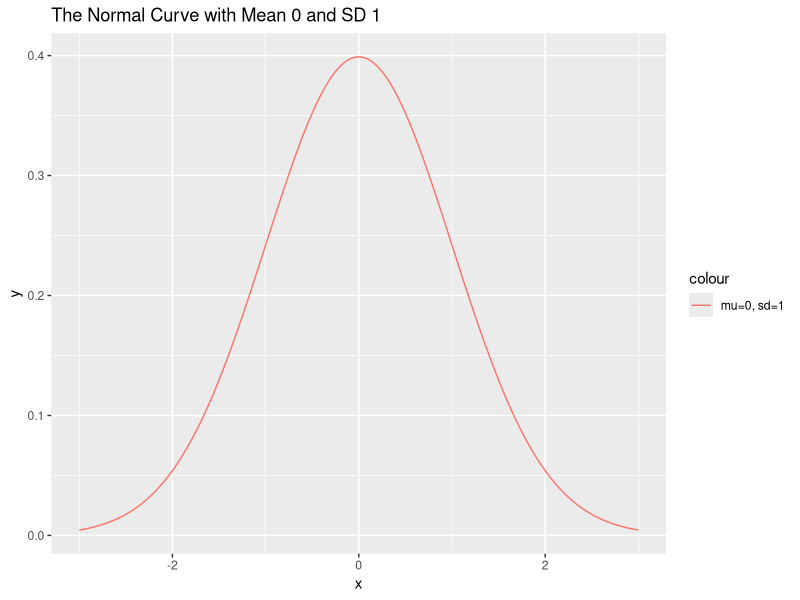
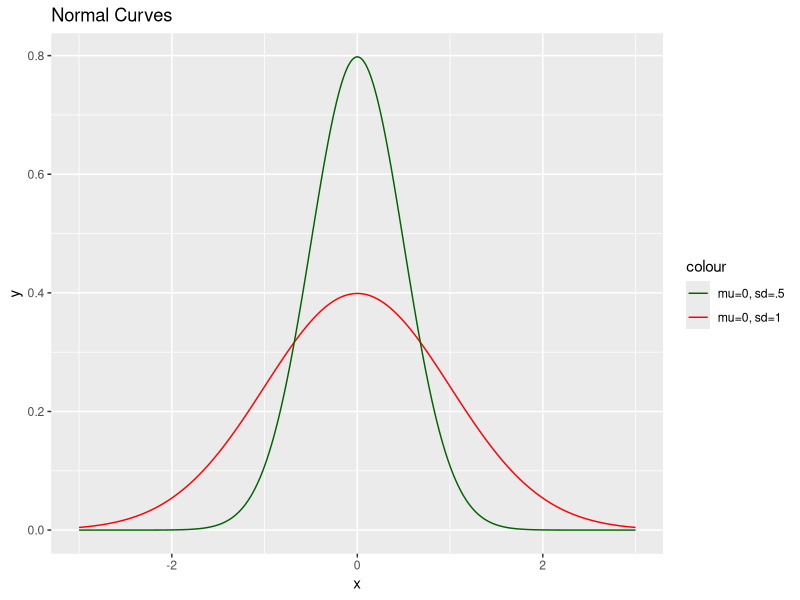
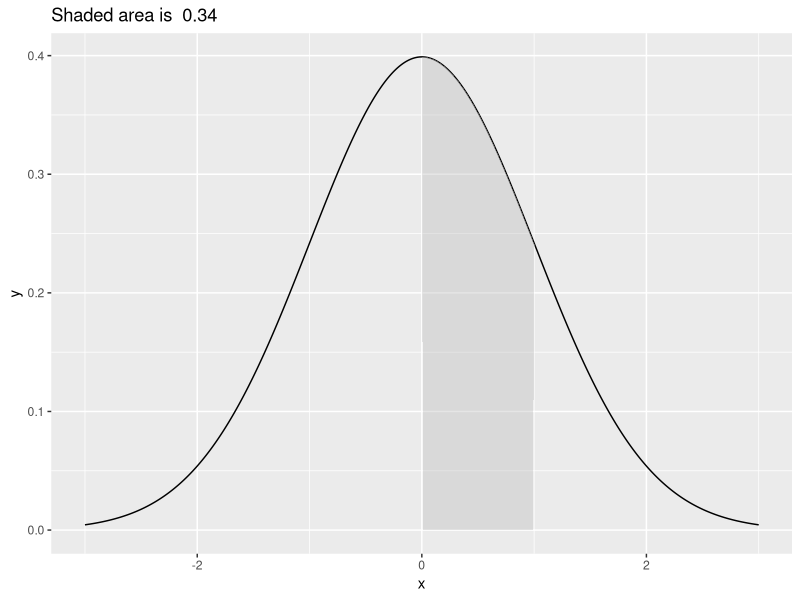

Reproduce these figures in R, in order.
## ---- chunk 1
library(tidyverse)
## ---- chunk 2
normal <- tibble(x = seq(-3, 3, .01), y = dnorm(x, 0, 1), y2 = dnorm(x, 0, .5))
plt <- ggplot(data = normal) +
    geom_line(aes(x = x, y = y, color = "mu=0, sd=1")) +
    labs(title = "The Normal Curve with Mean 0 and SD 1")
plt
## ---- chunk 3
normal |> mutate(y2 = dnorm(`x`, 0, .5))
plt <- plt + geom_line(aes(x = x, y = y2, color = "mu=0, sd=.5")) +  
       scale_color_manual(
            values = c("mu=0, sd=1" = "red", "mu=0, sd=.5" = "darkgreen")
        ) + 
        labs(title = "Normal Curves")
plt
## ---- chunk 4
area <- pnorm(1) - pnorm(0)
plt <- ggplot(data = normal) +
    geom_line(aes(x = x, y = y)) +
    geom_ribbon(
        aes(x = x, ymin = ifelse(x > 0 & x < 1, 0, y), ymax = y),
        fill = "gray",
        alpha = .4
    ) +
    labs(title = paste("Shaded area is ", format(area, nsmall = 2, digits = 2)))
plt
## ---- chunk 5
# count draws a 1000 points from a standard normal
# and counts how many lie between 0 and 1
# this is a binomal variable with N=1000 and p=.34

count <- function() {
    x <- rnorm(1000, 0, 1)
    sum(x >= 0 & x <= 1)
}

# now we do the experiment 100 times and record the results
draws <- replicate(100, count())
